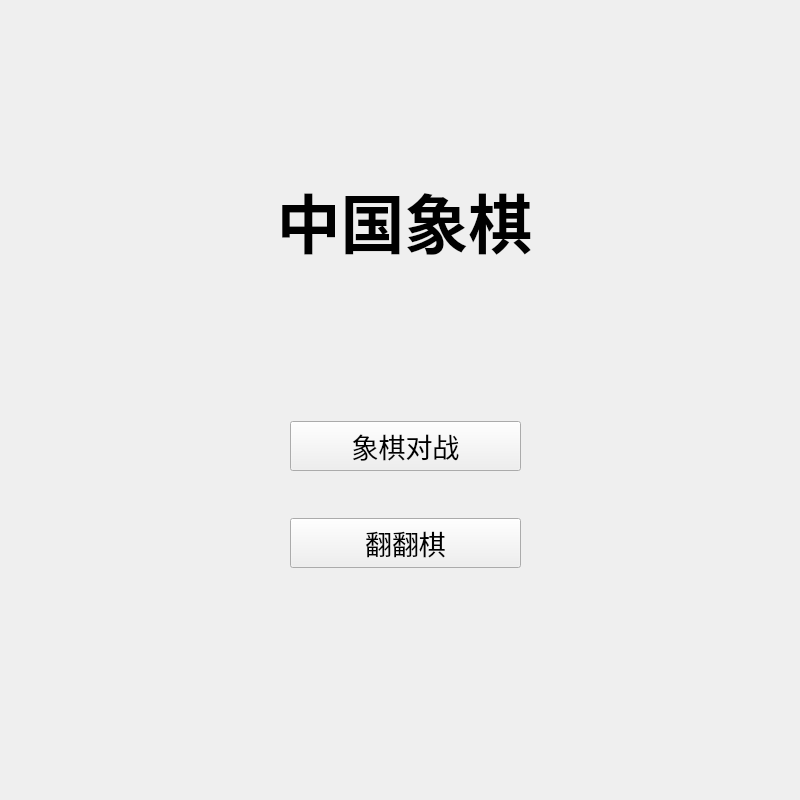
<?xml version="1.0" encoding="UTF-8"?>
<ui version="4.0">
 <class>MyMainWindow</class>
 <widget class="QWidget" name="MyMainWindow">
  <property name="geometry">
   <rect>
    <x>0</x>
    <y>0</y>
    <width>800</width>
    <height>800</height>
   </rect>
  </property>
  <property name="minimumSize">
   <size>
    <width>800</width>
    <height>800</height>
   </size>
  </property>
  <property name="maximumSize">
   <size>
    <width>800</width>
    <height>800</height>
   </size>
  </property>
  <property name="windowTitle">
   <string>Form</string>
  </property>
  <widget class="QLabel" name="label">
   <property name="geometry">
    <rect>
     <x>0</x>
     <y>130</y>
     <width>809</width>
     <height>181</height>
    </rect>
   </property>
   <property name="font">
    <font>
     <family>华文新魏</family>
     <pointsize>60</pointsize>
    </font>
   </property>
   <property name="text">
    <string>&lt;html&gt;&lt;head/&gt;&lt;body&gt;&lt;p align=&quot;center&quot;&gt;&lt;span style=&quot; font-size:48pt; font-weight:700;&quot;&gt;中国象棋&lt;/span&gt;&lt;/p&gt;&lt;/body&gt;&lt;/html&gt;</string>
   </property>
  </widget>
  <widget class="QWidget" name="verticalLayoutWidget">
   <property name="geometry">
    <rect>
     <x>290</x>
     <y>380</y>
     <width>231</width>
     <height>231</height>
    </rect>
   </property>
   <layout class="QVBoxLayout" name="verticalLayout">
    <item>
     <widget class="QPushButton" name="common_button">
      <property name="minimumSize">
       <size>
        <width>50</width>
        <height>50</height>
       </size>
      </property>
      <property name="font">
       <font>
        <family>隶书</family>
        <pointsize>20</pointsize>
       </font>
      </property>
      <property name="text">
       <string>象棋对战</string>
      </property>
     </widget>
    </item>
    <item>
     <widget class="QPushButton" name="funny_button">
      <property name="minimumSize">
       <size>
        <width>0</width>
        <height>50</height>
       </size>
      </property>
      <property name="font">
       <font>
        <family>隶书</family>
        <pointsize>20</pointsize>
       </font>
      </property>
      <property name="text">
       <string>翻翻棋</string>
      </property>
     </widget>
    </item>
   </layout>
  </widget>
 </widget>
 <resources/>
 <connections/>
</ui>
